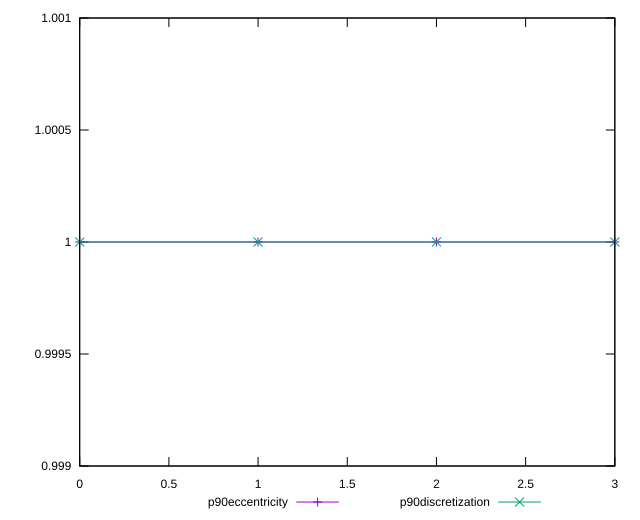

Recreate this plot in gnuplot.
reset

$p90Eccentricity <<EOF
0 1.0000000000000004
1 1
2 1
3 1.0000000000000002
EOF

$p90Discretization <<EOF
0 1
1 1
2 1
3 1
EOF

set key outside below
set xrange [0:3]
set yrange [0.999:1.0010000000000003]
set trange [0.999:1.0010000000000003]
set terminal svg size 640, 520 enhanced background rgb 'white'
set output "reports/report_00030_2021-02-24T20-42-31.540Z/bootup-time/progression/eccentricity.svg"

plot $p90Eccentricity title "p90eccentricity" with linespoints, \
     $p90Discretization title "p90discretization" with linespoints

reset
